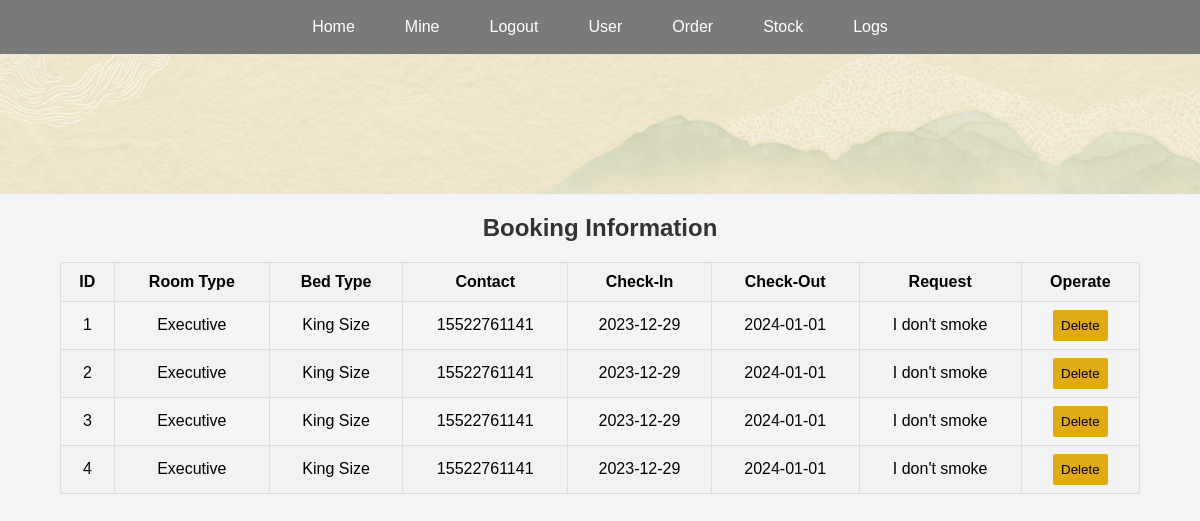
/orderInfor (signed in), run on an earlier commit of the app's database.
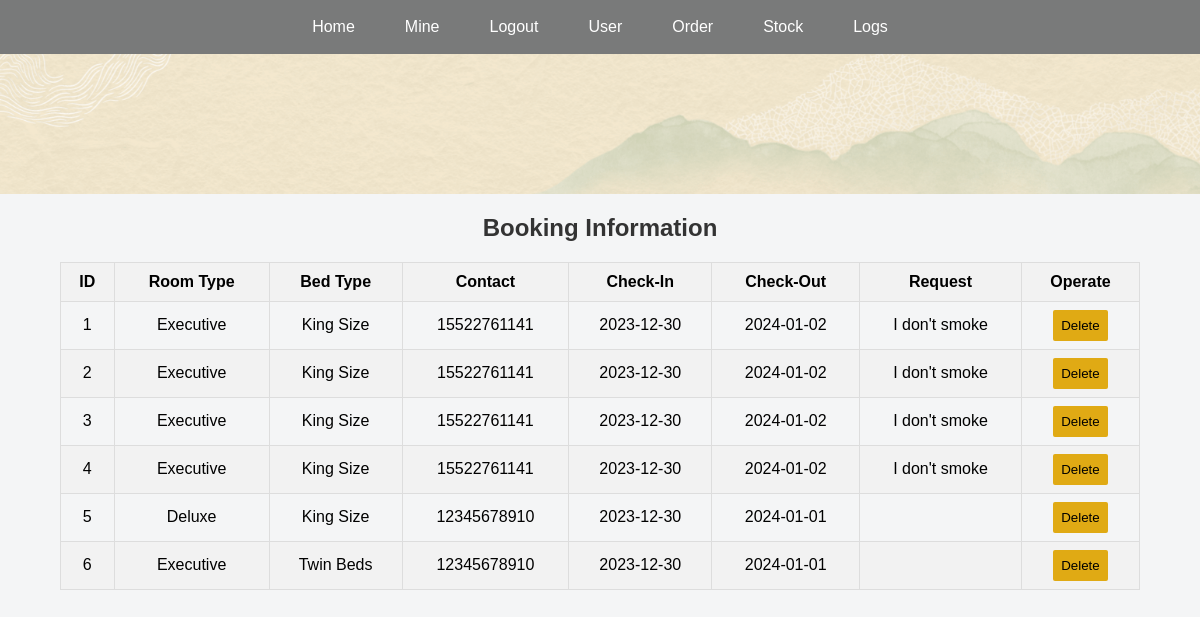
And on a later commit of the database.
### app.py (models this page shows)
class Booking(db.Model):
    id = db.Column(db.Integer, primary_key=True)
    customer_id = db.Column(db.Integer, db.ForeignKey('customer.id'))
    room_id = db.Column(db.Integer, db.ForeignKey('room.id'))
    check_in_date = db.Column(db.DateTime, nullable=False)
    check_out_date = db.Column(db.DateTime, nullable=False)
    payment_status = db.Column(db.String(100), nullable=False)
    special_request = db.Column(db.Text)

class RoomType(db.Model):
    id = db.Column(db.Integer, primary_key=True)
    type_name = db.Column(db.String(100), nullable=False)
    image_filename = db.Column(db.String(100))
    rooms = db.relationship('Room', backref='room_type', lazy=True)

class BedType(db.Model):
    id = db.Column(db.Integer, primary_key=True)
    bed_type = db.Column(db.String(100), nullable=False)
    rooms = db.relationship('Room', backref='bed_type', lazy=True)

class Customer(db.Model):
    id = db.Column(db.Integer, primary_key=True)
    first_name = db.Column(db.String(100), nullable=False)
    last_name = db.Column(db.String(100), nullable=False)
    contact = db.Column(db.String(100), unique=True, nullable=False)
    password = db.Column(db.String(200), nullable=False)
    bookings = db.relationship('Booking', backref='customer', lazy=True)

### app.py (the view)
@app.route('/orderInfor')
def orderInfor():
    user_logged_in = 'user_logged_in' in session
    admin_logged_in = 'admin_logged_in' in session
    if 'admin_logged_in' not in session:
        abort(404)
    bookings = Booking.query.join(Room, RoomType, BedType, Customer).all()
    return render_template('orderInfor.html',
                           bookings=bookings, user_logged_in=user_logged_in,
                           admin_logged_in=admin_logged_in)

### templates/orderInfor.html (shortened to what this page needs)
<!DOCTYPE html>
<html lang="en">
<head>
    <link rel="stylesheet" href="{{ url_for('static', filename='style.css') }}">
</head>
<body class="admin-bg">
    {% include 'nav.html' %}
    <div class="user-header"></div>
    <div class="table-container">
        <h2>Booking Information</h2>
        <table>
            <thead>
                <tr>
                    <th>ID</th>
                    <th>Room Type</th>
                    <th>Bed Type</th>
                    <th>Contact</th>
                    <th>Check-In</th>
                    <th>Check-Out</th>
                    <th class="request-column">Request</th>
                    <th>Operate</th>
                </tr>
            </thead>
            <tbody>
                {% for booking in bookings %}
                    <tr>
                        <td>{{ booking.id }}</td>
                        <td>{{ booking.room.room_type.type_name }}</td>
                        <td>{{ booking.room.bed_type.bed_type }}</td>
                        <td>{{ booking.customer.contact }}</td>
                        <td>{{ booking.check_in_date.strftime('%Y-%m-%d') }}</td>
                        <td>{{ booking.check_out_date.strftime('%Y-%m-%d') }}</td>
                        <td class="request-column">{{ booking.special_request }}</td>
                        <td>
                            <form action="{{ url_for('delete_order', order_id=booking.id) }}" method="post">
                                <input tabindex="0" type="submit" class="admin-submit-btn" value="Delete">
                            </form>
                        </td>
                    </tr>
                {% endfor %}
            </tbody>
        </table>
    </div>
</body>
</html>

What changed in the data, as far as the page shows it:
changed Booking id 1: check_in_date "2023-12-29" → "2023-12-30"; check_out_date "2024-01-01" → "2024-01-02"
changed Booking id 2: check_in_date "2023-12-29" → "2023-12-30"; check_out_date "2024-01-01" → "2024-01-02"
changed Booking id 3: check_in_date "2023-12-29" → "2023-12-30"; check_out_date "2024-01-01" → "2024-01-02"
changed Booking id 4: check_in_date "2023-12-29" → "2023-12-30"; check_out_date "2024-01-01" → "2024-01-02"
added Booking: id "5", room.room_type.type_name "Deluxe", room.bed_type.bed_type "King Size", customer.contact "12345678910", check_in_date "2023-12-30", check_out_date "2024-01-01"
added Booking: id "6", room.room_type.type_name "Executive", room.bed_type.bed_type "Twin Beds", customer.contact "12345678910", check_in_date "2023-12-30", check_out_date "2024-01-01"
